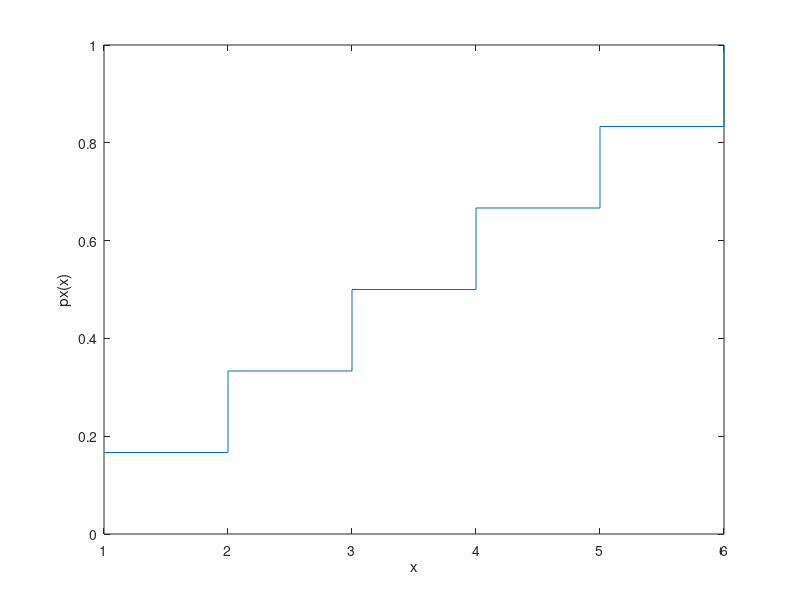

Write the MATLAB code that produced this figure.
xi = [1,2,3,4,5,6];

pxi=zeros(1,6)
prob = 0;
for u=1:6
  if(u ==1)
    pxi(1,u)=1/6;
  else
    pxi(1,u) = pxi(1,u-1) + 1/6;
  endif
  prob = prob + pxi(1,u);
endfor
pxi

stairs(xi,pxi);
xlabel('x');
ylabel('px(x)');

